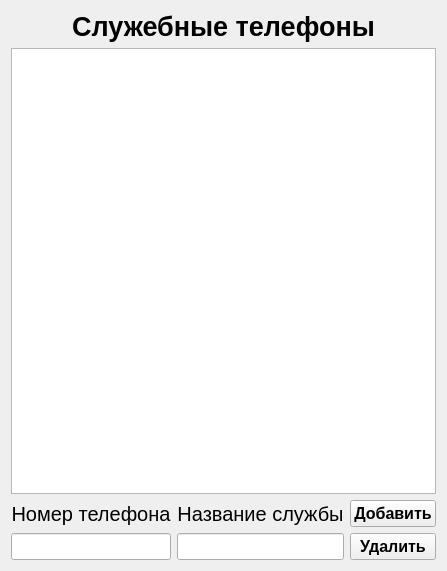
<?xml version="1.0" encoding="UTF-8"?>
<ui version="4.0">
 <class>OfficialTelephones</class>
 <widget class="QWidget" name="OfficialTelephones">
  <property name="geometry">
   <rect>
    <x>0</x>
    <y>0</y>
    <width>446</width>
    <height>571</height>
   </rect>
  </property>
  <property name="windowTitle">
   <string>Form</string>
  </property>
  <property name="autoFillBackground">
   <bool>true</bool>
  </property>
  <layout class="QGridLayout" name="gridLayout">
   <item row="0" column="0">
    <layout class="QVBoxLayout" name="verticalLayout">
     <item>
      <widget class="QLabel" name="label">
       <property name="font">
        <font>
         <family>Arial</family>
         <pointsize>20</pointsize>
         <weight>75</weight>
         <bold>true</bold>
        </font>
       </property>
       <property name="text">
        <string>Служебные телефоны</string>
       </property>
       <property name="alignment">
        <set>Qt::AlignCenter</set>
       </property>
      </widget>
     </item>
     <item>
      <widget class="QTableView" name="tableView">
       <property name="font">
        <font>
         <family>Times New Roman</family>
         <pointsize>15</pointsize>
        </font>
       </property>
      </widget>
     </item>
    </layout>
   </item>
   <item row="1" column="0">
    <layout class="QHBoxLayout" name="horizontalLayout">
     <item>
      <layout class="QVBoxLayout" name="verticalLayout_2">
       <item>
        <widget class="QLabel" name="label_2">
         <property name="font">
          <font>
           <pointsize>15</pointsize>
          </font>
         </property>
         <property name="text">
          <string>Номер телефона</string>
         </property>
         <property name="alignment">
          <set>Qt::AlignCenter</set>
         </property>
        </widget>
       </item>
       <item>
        <widget class="QLineEdit" name="le_tel_num">
         <property name="font">
          <font>
           <pointsize>12</pointsize>
          </font>
         </property>
        </widget>
       </item>
      </layout>
     </item>
     <item>
      <layout class="QVBoxLayout" name="verticalLayout_3">
       <item>
        <widget class="QLabel" name="label_3">
         <property name="font">
          <font>
           <pointsize>15</pointsize>
          </font>
         </property>
         <property name="text">
          <string>Название службы</string>
         </property>
         <property name="alignment">
          <set>Qt::AlignCenter</set>
         </property>
        </widget>
       </item>
       <item>
        <widget class="QLineEdit" name="le_service_name">
         <property name="font">
          <font>
           <pointsize>12</pointsize>
          </font>
         </property>
        </widget>
       </item>
      </layout>
     </item>
     <item>
      <layout class="QVBoxLayout" name="verticalLayout_4">
       <item>
        <widget class="QPushButton" name="pushButton">
         <property name="sizePolicy">
          <sizepolicy hsizetype="Minimum" vsizetype="Minimum">
           <horstretch>0</horstretch>
           <verstretch>0</verstretch>
          </sizepolicy>
         </property>
         <property name="font">
          <font>
           <pointsize>12</pointsize>
           <weight>75</weight>
           <italic>false</italic>
           <bold>true</bold>
          </font>
         </property>
         <property name="text">
          <string>Добавить</string>
         </property>
        </widget>
       </item>
       <item>
        <widget class="QPushButton" name="pushButton_2">
         <property name="font">
          <font>
           <pointsize>12</pointsize>
           <weight>75</weight>
           <bold>true</bold>
          </font>
         </property>
         <property name="text">
          <string>Удалить</string>
         </property>
        </widget>
       </item>
      </layout>
     </item>
    </layout>
   </item>
  </layout>
 </widget>
 <resources/>
 <connections/>
</ui>
